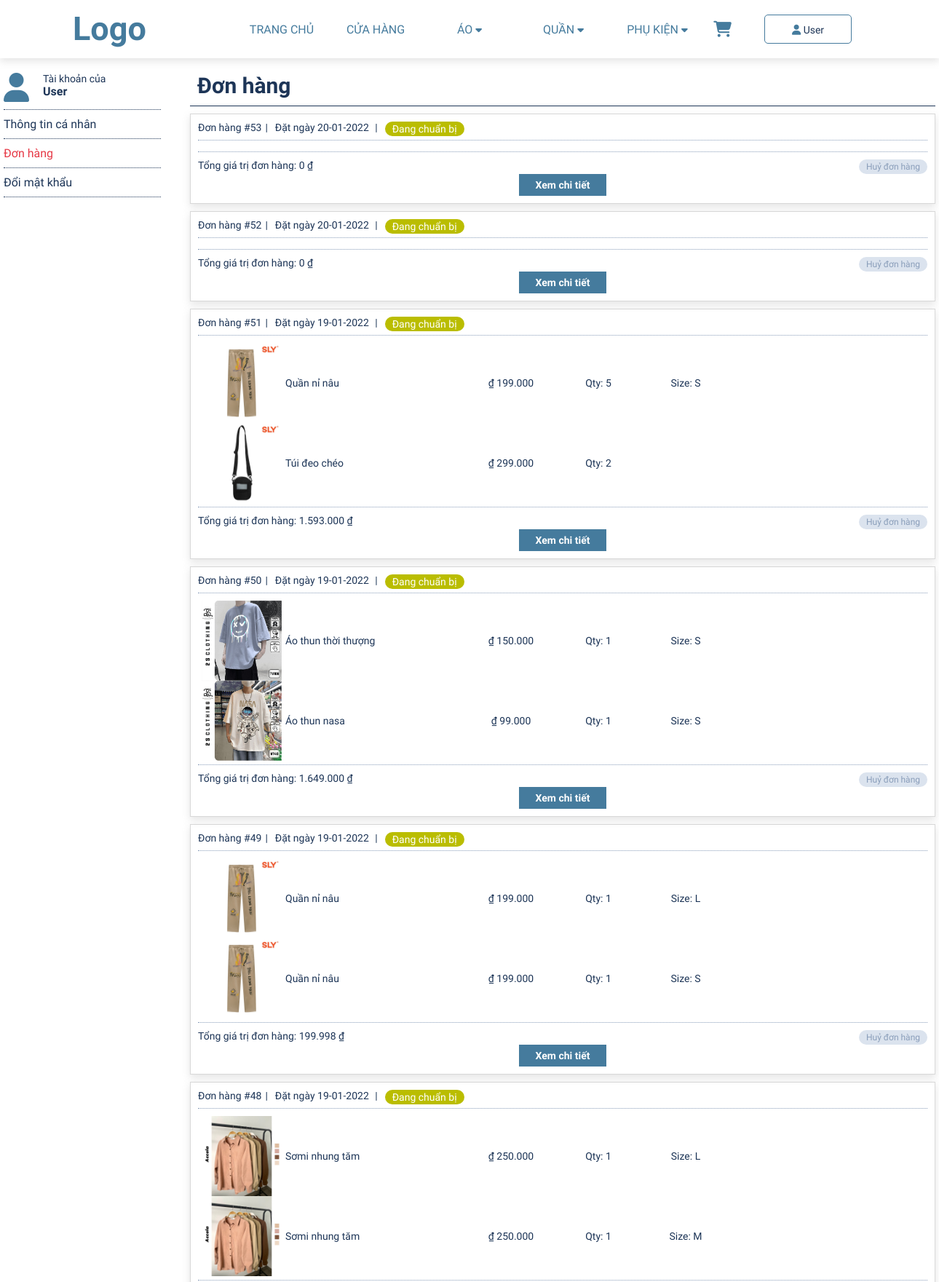
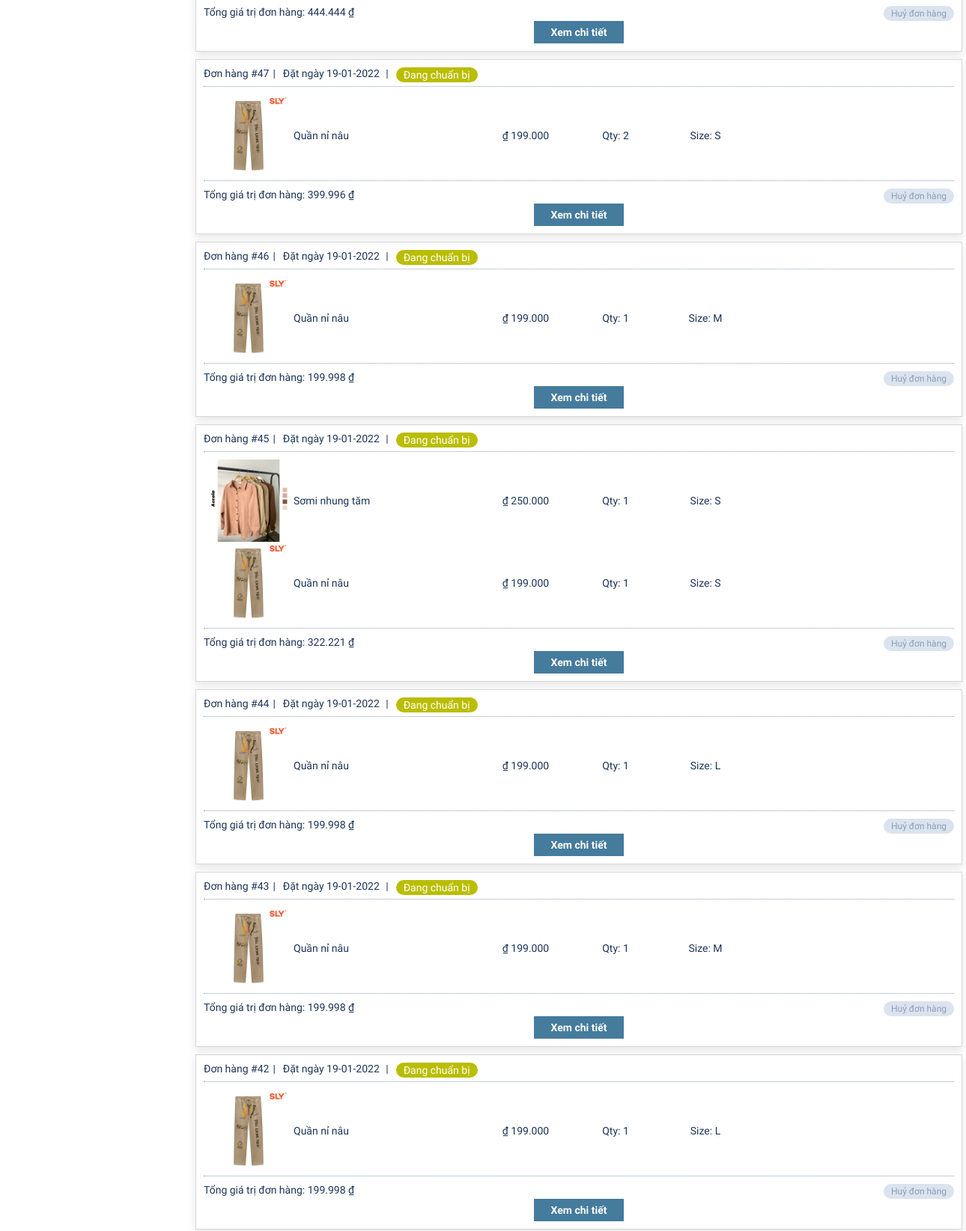
The app's page /account/order.php (signed in, upper part) with its own data (2 pictures, top to bottom).
### tables this page shows
CREATE TABLE `customer` (
  `id` int(11) NOT NULL,
  `name` varchar(50) NOT NULL,
  `gender` tinyint(1) DEFAULT NULL,
  `birthday` date DEFAULT NULL,
  `email` varchar(50) NOT NULL,
  `password` varchar(50) NOT NULL,
  `token` varchar(50) DEFAULT NULL,
  `phone` varchar(11) NOT NULL,
  `address` text NOT NULL
);

CREATE TABLE `orders` (
  `id` int(11) NOT NULL,
  `time` timestamp NOT NULL DEFAULT CURRENT_TIMESTAMP ON UPDATE CURRENT_TIMESTAMP,
  `name_receive` varchar(50) NOT NULL,
  `phone_receive` varchar(11) NOT NULL,
  `address_receive` text NOT NULL,
  `note` text NOT NULL,
  `status` int(11) NOT NULL,
  `customer_id` int(11) NOT NULL,
  `total_price` float NOT NULL
);

CREATE TABLE `detail_orders` (
  `orders_id` int(11) NOT NULL,
  `product_id` int(11) NOT NULL,
  `quantity` int(11) NOT NULL,
  `size` varchar(11) NOT NULL
);

CREATE TABLE `product` (
  `id` int(11) NOT NULL,
  `name` varchar(50) NOT NULL,
  `description` text NOT NULL,
  `img` text NOT NULL,
  `price` int(11) NOT NULL,
  `manufacturers_id` int(11) NOT NULL,
  `category_detail_id` int(11) NOT NULL
);

### account/order.php (the view, shortened to what this page needs)
<!DOCTYPE html>
<html lang="en">
<head>
    <link rel="stylesheet" href="../assets/css/style.css">
    <link rel="stylesheet" href="../assets/css/account.css">
    <link rel="stylesheet" href="../assets/css/order_acc.css">
</head>
<body>
    <?php require 'header.php' ?>
    <?php
    $id = $_SESSION['id'];
    $sql = "select * from customer where id = '$id' limit 1";
    $result = mysqli_query($connect, $sql);
    $each = mysqli_fetch_array($result);
    ?>
    <div class="main_account">
        <div class="menu_left">
            <ul>
                <li>
                    <div class="account">
                        <i class="fas fa-user"></i>
                        <div>
                            <p>Tài khoản của</p>
                            <h6><?php echo $each['name'] ?></h6>
                        </div>
                    </div>
                </li>
                <li><a href="index.php">Thông tin cá nhân</a></li>
                <li><a href="order.php" class="active">Đơn hàng</a></li>
                <li><a href="change_password.php">Đổi mật khẩu</a></li>
            </ul>
        </div>
        <div class="content_right">
            <div class="order">
                <div class="title">
                    <h3>Đơn hàng</h3>
                </div>
                <?php
                $sql = "select
                orders.*,customer.name,customer.phone,customer.address from orders
                join customer on customer.id = orders.customer_id
                where customer_id = '$id'
                ORDER BY id DESC";
                $result = mysqli_query($connect, $sql);
                ?>
                <?php if (mysqli_num_rows($result) != 0) { ?>
                    <div>
                        <?php foreach ($result  as $each) { ?>
                            <div class="order_each">
                                <div class="row header_order">
                                    <p class="breadcrumb">Đơn hàng #<?php echo $each['id'] ?></p>
                                    <p class="breadcrumb">Đặt ngày
                                        <?php
                                        $d = strtotime($each['time']);
                                        echo date("d-m-Y", $d);
                                        ?>
                                    </p>
                                    <?php switch ($each['status']) {
                                        case '0': ?>
                                            <p class="status status_0 breadcrumb">
                                                <?php echo "Đang chuẩn bị"; ?>
                                            </p>
                                        <?php break;
                                        case '1': ?>
                                        <?php break;
                                        case '2': ?>
                                            <p class="status status_2 breadcrumb">
                                                <?php echo "Đã huỷ"; ?>
                                            </p>
                                    <?php break;
                                    } ?>
                                </div>
                                <?php
                                $order_id = $each['id'];
                                $sql = "select * from detail_orders
                                        join product on product.id = detail_orders.product_id
                                        join orders on orders.id = detail_orders.orders_id
                                        where orders_id = '$order_id'";
                                $result_order = mysqli_query($connect, $sql);
                                ?>
                                <div class="header_order">
                                    <?php foreach ($result_order  as $each_order) { ?>
                                        <div class="row">
                                            <div class="image item_flex">
                                                <img src="../admin/product/photos/<?php echo $each_order['img'] ?>">
                                            </div>
                                            <div class="name ">
                                                <?php echo $each_order['name'] ?>
                                            </div>
                                            <div class="price item_flex">
                                                ₫ <?php echo number_format($each_order['price'], 0, '', '.'); ?>
                                            </div>
                                            <div class="quantity item_flex">
                                                Qty: <?php echo $each_order['quantity'] ?>
                                            </div>
                                            <div class="quantity item_flex">
                                                <?php
                                                if ($each_order['size']) {
                                                    echo "Size: " . ($each_order['size']);
                                                }
                                                ?>
                                            </div>
                                        </div>
                                    <?php } ?>
                                </div>
                                <div class="row" style="justify-content: space-between;">
                                    <p>Tổng giá trị đơn hàng: <?php echo number_format($each_order['total_price'], 0, '', '.') ?> ₫</p>
                                    <?php if ($each['status'] == 0) { ?>
                                        <button class="delete btn-delete" data-id="<?php echo $each['id'] ?>">
                                            Huỷ đơn hàng
                                        </button>
                                    <?php } ?>
                                </div>
                                <div><a href="order_detail.php?order=<?php echo $each['id'] ?>" style="text-decoration: none;"><button>Xem chi tiết</button></a></div>
                            </div>
                        <?php } ?>
                    </div>
                <?php } ?>
            </div>
        </div>
    </div>
    <?php require 'footer.php' ?>
</body>
</html>

### assets/css/style.css (style rules this page uses)
* { padding: 0; margin: 0; text-decoration: none; list-style: none; box-sizing: border-box; font-family: "Lexend Deca", sans-serif; font-weight: 400; font-size: 14px; color: #1d3557; }
h3 { font-weight: bold; font-size: 30px; }
h6 { font-weight: 600; font-size: 16px; }
button { font-size: 14px; padding: 7px 23px; border-radius: none; border: none; color: #fff; background-color: #457b9d; display: block; margin: auto; font-weight: 600; cursor: pointer; }
i { color: #457b9d; }

### assets/css/account.css (style rules this page uses)
.main_account { width: 1280px; margin: 0 auto; display: flex; }
.main_account .menu_left { width: 20%; padding-right: 40px; }
.main_account .content_right { width: 80%; display: flexbox; }
.menu_left ul li { padding: 10px 0; border-bottom: 1px #1d3557 dotted; }
.menu_left ul li .account { display: flex; height: 40px; }
.menu_left ul li .account i { width: 25%; font-size: 40px; line-height: 100%; }
.menu_left ul li a { font-size: 16px; }
.menu_left ul li a.active { color: #e63946; }

### assets/css/order_acc.css (style rules this page uses)
.order .order_each { box-shadow: 0px 4px 10px rgba(146, 146, 146, 0.25); padding: 10px 10px 10px 10px; margin: 10px 0; border: 1px rgba(101, 101, 101, 0.25) solid; }
.order .title { padding: 10px; border-bottom: #1d3557 1px solid; }
.order .row { display: flex; width: 100%; }
.order .header_order { margin-bottom: 10px; padding-bottom: 5px; border-bottom: #8a9eba 1px dotted; }
.order .header_order p.breadcrumb { margin-right: 5px; }
.order .header_order p.breadcrumb::after { content: "|"; padding: 0 5px; color: #1d3557; }
.order .header_order p.breadcrumb:last-child::after { content: ""; padding: 0; }
.order .item_flex { display: flex; justify-content: center; align-items: center; }
.order .image { width: 120px; }
.order .image img { width: 110px; height: 110px; object-fit: cover; object-position: 50% 20%; }
.order .name { width: 250px; display: flex; align-items: center; justify-content: start; }
.order .price { width: 120px; }
.order .quantity { width: 120px; }
.order .delete { background-color: #dbe3ee; color: #8a9eba; padding: 3px 10px; border-radius: 10px; margin: 0; font-weight: 400; font-size: 12px; box-sizing: border-box; -moz-box-sizing: border-box; -webkit-box-sizing: border-box; }
.order .status_0 { background-color: #babd00; border-radius: 10px; text-align: center; padding: 2px 10px; color: #fff; }

### records on screen
customer: name "User"
orders: id "53", time "20-01-2022", status "Đang chuẩn bị"
orders: id "52", time "20-01-2022", status "Đang chuẩn bị"
orders: id "51", time "19-01-2022", status "Đang chuẩn bị", total_price "1.593.000"
detail_orders: product.img (picture), product.name "Quần nỉ nâu", product.price "199.000", quantity "5", size "S"
detail_orders: product.img (picture), product.name "Túi đeo chéo", product.price "299.000", quantity "2"
orders: id "50", time "19-01-2022", status "Đang chuẩn bị", total_price "1.649.000"
detail_orders: product.img (picture), product.name "Áo thun thời thượng", product.price "150.000", quantity "1", size "S"
detail_orders: product.img (picture), product.name "Áo thun nasa", product.price "99.000", quantity "1", size "S"
orders: id "49", time "19-01-2022", status "Đang chuẩn bị", total_price "199.998"
detail_orders: product.img (picture), product.name "Quần nỉ nâu", product.price "199.000", quantity "1", size "L"
detail_orders: product.img (picture), product.name "Quần nỉ nâu", product.price "199.000", quantity "1", size "S"
orders: id "48", time "19-01-2022", status "Đang chuẩn bị", total_price "444.444"
detail_orders: product.img (picture), product.name "Sơmi nhung tăm", product.price "250.000", quantity "1", size "L"
detail_orders: product.img (picture), product.name "Sơmi nhung tăm", product.price "250.000", quantity "1", size "M"
orders: id "47", time "19-01-2022", status "Đang chuẩn bị", total_price "399.996"
detail_orders: product.img (picture), product.name "Quần nỉ nâu", product.price "199.000", quantity "2", size "S"
orders: id "46", time "19-01-2022", status "Đang chuẩn bị", total_price "199.998"
detail_orders: product.img (picture), product.name "Quần nỉ nâu", product.price "199.000", quantity "1", size "M"
orders: id "45", time "19-01-2022", status "Đang chuẩn bị", total_price "322.221"
detail_orders: product.img (picture), product.name "Sơmi nhung tăm", product.price "250.000", quantity "1", size "S"
detail_orders: product.img (picture), product.name "Quần nỉ nâu", product.price "199.000", quantity "1", size "S"
orders: id "44", time "19-01-2022", status "Đang chuẩn bị", total_price "199.998"
detail_orders: product.img (picture), product.name "Quần nỉ nâu", product.price "199.000", quantity "1", size "L"
orders: id "43", time "19-01-2022", status "Đang chuẩn bị", total_price "199.998"
detail_orders: product.img (picture), product.name "Quần nỉ nâu", product.price "199.000", quantity "1", size "M"
orders: id "42", time "19-01-2022", status "Đang chuẩn bị", total_price "199.998"
detail_orders: product.img (picture), product.name "Quần nỉ nâu", product.price "199.000", quantity "1", size "L"

### other values on screen
$_SESSION['name'] "User"
